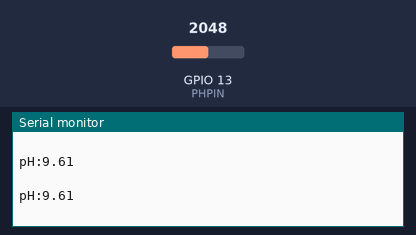
A program run on a simulated ESP32. Shown: the last lines printed to the serial monitor. The test bench sets the inputs (shaded band); at power-on: GPIO 13 (PHPIN) = 2048.

Above: at 1.2 s.
1.3 s: GPIO 13 (PHPIN) set to 2866
At 1.42 s:
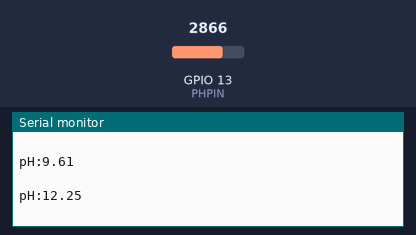
2.8 s: GPIO 13 (PHPIN) set to 3603
At 7.49 s:
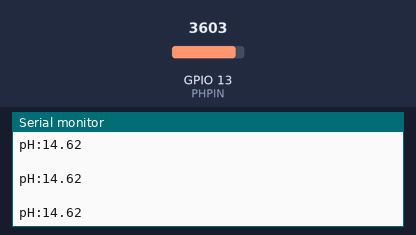
Timing chart, 0 to 9.0 s (numbered marks = the images above; inputs shaded):
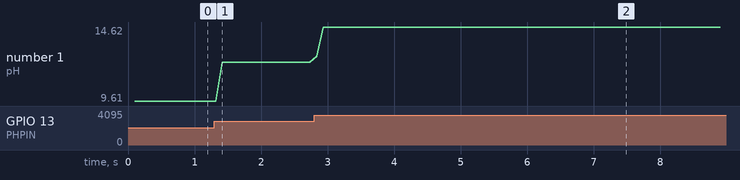

The program:

main.cpp
```cpp
#include <Arduino.h>

#define PHPIN 13          // the pH meter Analog output is connected with the Arduino’s Analog
unsigned long int avgValue;  //Store the average value of the sensor feedback
int buf[10],holder;

void setup(){
  Serial.begin(115200);
}
void loop(){
  for(int i=0;i<10;i++){       //Get 10 sample value from the sensor for smooth the value
    buf[i]= analogRead(PHPIN);
    delay(10);
  }
  for(int i=0;i<9;i++){        //sort the analog from small to large
    for(int j=i+1;j<10;j++){
      if(buf[i]>buf[j]){
        holder=buf[i];
        buf[i]=buf[j];
        buf[j]=holder;
      }
    }
  }
  avgValue=0;

  for(int i = 2; i<8; i++){                      //take the average value of 6 center sample
    avgValue+=buf[i];
  }
  float phValue = (float)avgValue * 3.3/1023/6; //convert the analog into volt
  phValue = 3 + phValue;                      //convert the volt into pH value
  Serial.println("pH:" + String(phValue));
  Serial.println(" ");
}
```

Measured:
- after the input at 1.3 s, the serial monitor: prints a new line after 0.12 s (image 1)
- after the input at 2.8 s, the serial monitor: prints a new line at once (image 2)
- plotted number 1: 9.61 → 12.25 after the input at 1.3 s, 12.25 → 14.62 after the input at 2.8 s
